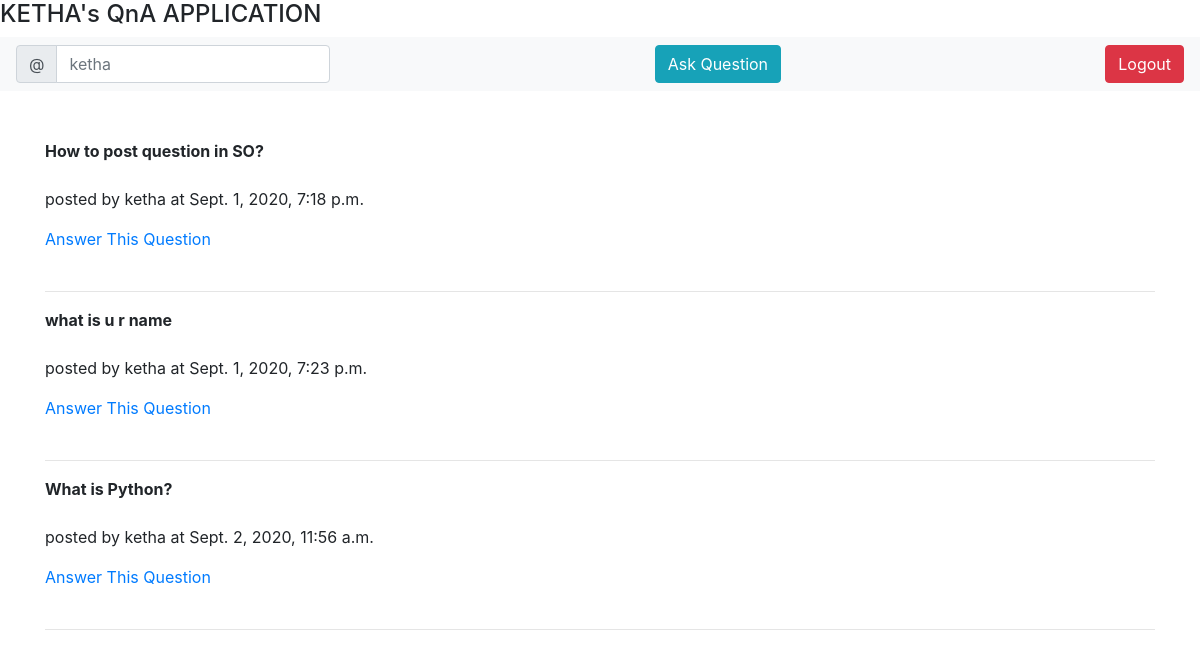
The app's page / (signed in) with its own data.
### qna/models.py (models this page shows, shortened)
class Question(models.Model):
	user = models.ForeignKey(get_user_model(),on_delete = models.CASCADE,null = True)
	question = models.TextField()
	timestamp = models.DateTimeField(default = timezone.now)

### qna/views.py (the view)
# urls.py: path('',index,name = 'index'),
@login_required
def index(request):
    q = Question.objects.all()
    return render(request,'index.html',{'q':q})

### qna/templates/index.html
{% extends 'base.html' %}
{% block content %}
<br><br>
{% for i in q %}
<b>{{i.question}}</b><br><br>
<p>posted by {{i.user}} at {{i.timestamp}}</p>
<a href="{% url 'detail' i.id %}">Answer This Question</a>
<br><br><hr>
{% endfor %}
{% endblock %}

### qna/templates/base.html (shortened to what this page needs)
{% load static %}
<!DOCTYPE html>
<html>
<head>
<link rel="stylesheet" href="https://stackpath.bootstrapcdn.com/bootstrap/4.5.0/css/bootstrap.min.css">
</head>
<body>
<h4>KETHA's QnA APPLICATION</h4>
<nav class="navbar navbar-light bg-light">
  <form class="form-inline">
	<div class="input-group">
  	<div class="input-group-prepend">
    	<span class="input-group-text" id="basic-addon1">@</span>
  	</div>
  	<input type="text" class="form-control" placeholder="{{request.user}}" aria-label="Username" aria-describedby="basic-addon1">
	</div>
  </form>
  	{% if user.is_authenticated %}
  	<a class = "btn btn-info" href="{% url 'post' %}">Ask Question</a>
  	<a class = "btn btn-danger" href="{% url 'logout' %}">Logout</a>
  	{% else %}
  	<a class= "btn btn-danger" href="{% url 'signup' %}">Register</a>
  	{% endif %}
</nav>
<div class="container">
  {% block content %}
  {% endblock %}
</div>
</body>
</html>

### records on screen
Question: question "How to post question in SO?", user "ketha", timestamp "Sept. 1, 2020, 7:18 p.m."
Question: question "what is u r name", user "ketha", timestamp "Sept. 1, 2020, 7:23 p.m."
Question: question "What is Python?", user "ketha", timestamp "Sept. 2, 2020, 11:56 a.m."
